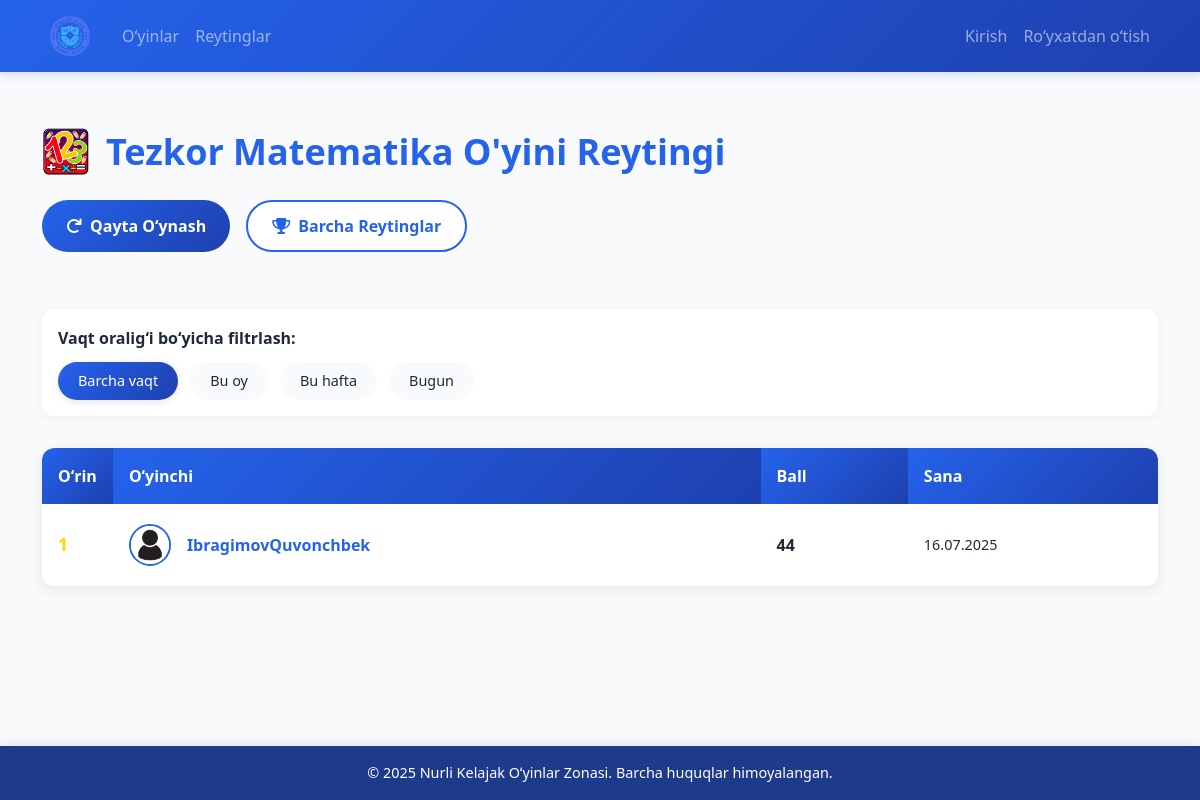
/leaderboard/games/math_challenge/, run on the app's committed database.
### games/models.py (models this page shows, shortened)
class Game(models.Model):
    name = models.CharField(max_length=100)
    slug = models.SlugField(unique=True)
    description = models.TextField()
    image = models.ImageField(
        upload_to=game_image_upload_path,
        null=True,
        blank=True,
        help_text="Upload game cover image (optimal size: 800x600px)"
    )
    is_active = models.BooleanField(default=True)

### accounts/models.py (models this page shows, shortened)
class User(AbstractUser):
    avatar = models.ImageField(upload_to='avatars/', null=True, blank=True)
    bio = models.TextField(max_length=500, blank=True)
    groups = models.ManyToManyField(
        'auth.Group',
        related_name='custom_user_set',
        blank=True,
        help_text='The groups this user belongs to.',
        verbose_name='groups',
    )
    user_permissions = models.ManyToManyField(
        'auth.Permission',
        related_name='custom_user_set',
        blank=True,
        help_text='Specific permissions for this user.',
        verbose_name='user permissions',
    )

### leaderboard/views.py (the view)
# urls.py: path('games/<slug:game_slug>/', views.game_leaderboard, name='game_leaderboard'),
def game_leaderboard(request, game_slug):
    game = get_object_or_404(Game, slug=game_slug)
    time_filter = request.GET.get('filter', 'all')
    queryset = GameScore.objects.filter(game=game)
    today = timezone.now().date()
    if time_filter == 'month':
        first_day = today.replace(day=1)
        queryset = queryset.filter(created_at__gte=first_day)
    elif time_filter == 'week':
        monday = today - timedelta(days=today.weekday())
        queryset = queryset.filter(created_at__gte=monday)
    elif time_filter == 'day':
        queryset = queryset.filter(created_at__date=today)
    leaderboard = queryset.values(
        'user__username',
        'user__avatar'
    ).annotate(
        max_score=Max('score'),
        latest_score_date=Max('created_at')
    ).order_by('-max_score')[:10]
    return render(request, 'leaderboard/game_leaderboard.html', {
        'game': game,
        'leaderboard': leaderboard,
        'active_filter': time_filter
    })

### leaderboard/templates/leaderboard/game_leaderboard.html (shortened to what this page needs)
{% extends "base.html" %}
{% load static %}
{% load humanize %}
{% block content %}
<div class="container leaderboard-container">
    <div class="leaderboard-header">
        <h1 class="leaderboard-title">
            {% if game.image %}
                <img src="{{ game.image.url }}" class="game-icon" alt="{{ game.name }} ikonkasi">
            {% endif %}
            {{ game.name }} Reytingi
        </h1>
        <div class="leaderboard-actions">
            <a href="{% url 'games:game_detail' game.slug %}" class="leaderboard-btn play-again-btn">
                <i class="fas fa-redo"></i> Qayta Oʻynash
            </a>
            <a href="{% url 'leaderboard:leaderboards_home' %}" class="leaderboard-btn view-all-btn">
                <i class="fas fa-trophy"></i> Barcha Reytinglar
            </a>
        </div>
    </div>
    <div class="time-filter-container">
        <span class="time-filter-title">Vaqt oraligʻi boʻyicha filtrlash:</span>
        <div class="time-filter-options">
            <a href="?filter=all" class="time-filter-btn {% if active_filter == 'all' %}active{% endif %}">
                Barcha vaqt
            </a>
            <a href="?filter=month" class="time-filter-btn {% if active_filter == 'month' %}active{% endif %}">
                Bu oy
            </a>
            <a href="?filter=week" class="time-filter-btn {% if active_filter == 'week' %}active{% endif %}">
                Bu hafta
            </a>
            <a href="?filter=day" class="time-filter-btn {% if active_filter == 'day' %}active{% endif %}">
                Bugun
            </a>
        </div>
    </div>
    <div class="leaderboard-table-container">
        {% if leaderboard %}
            <table class="leaderboard-table">
                <thead>
                    <tr>
                        <th scope="col">Oʻrin</th>
                        <th scope="col">Oʻyinchi</th>
                        <th scope="col">Ball</th>
                        <th scope="col">Sana</th>
                    </tr>
                </thead>
                <tbody>
                    {% for entry in leaderboard %}
                        <tr {% if entry.user__username == request.user.username %}class="current-user"{% endif %}>
                            <td class="rank-cell {% if forloop.counter == 1 %}rank-1{% elif forloop.counter == 2 %}rank-2{% elif forloop.counter == 3 %}rank-3{% endif %}">
                                {{ forloop.counter }}
                            </td>
                            <td>
                                <div class="user-cell">
                                    <a href="{% url 'accounts:user_profile' username=entry.user__username %}">
                                        <img src="{% if entry.user__avatar %}{{ entry.user__avatar.url }}{% else %}{% static 'images/default-avatar.png' %}{% endif %}"
                                             class="user-avatar"
                                             alt="{{ entry.user__username }} avatari"
                                             onerror="this.src='{% static 'images/default-avatar.png' %}'">
                                    </a>
                                    <a href="{% url 'accounts:user_profile' username=entry.user__username %}" class="username-link">
                                        {{ entry.user__username }}
                                    </a>
                                </div>
                            </td>
                            <td class="score-cell">{{ entry.max_score|intcomma }}</td>
                            <td class="time-cell">{{ entry.latest_score_date|date:"d.m.Y" }}</td>
                        </tr>
                    {% endfor %}
                </tbody>
            </table>
        {% endif %}
    </div>
</div>
{% endblock %}

### static/css/styles.css (style rules this page uses)
:root { --primary-color: #2563EB; --secondary-color: #1E40AF; --accent-color: #FFFFFF; --background-color: #F8FAFC; --text-color: #1F2937; --correct-color: #10B981; --wrong-color: #EF4444; --glow-color: #BFDBFE; --time-added-color: #0EA5E9; --footer-color: #1E3A8A; --card-shadow: 0 4px 6px rgba(37, 99, 235, 0.1); --hover-shadow: 0 10px 15px rgba(37, 99, 235, 0.2); }
body { background-color: var(--background-color); color: var(--text-color); min-height: 100vh; display: flex; flex-direction: column; font-family: 'Segoe UI', Tahoma, Geneva, Verdana, sans-serif; }

### leaderboard/templates/leaderboard/game_leaderboard.html (style rules this page uses)
.leaderboard-container { padding: 2rem 0; max-width: 1200px; margin: 0 auto; }
.leaderboard-header { display: flex; flex-wrap: wrap; justify-content: space-between; align-items: center; gap: 1.5rem; margin-bottom: 2rem; padding-bottom: 1.5rem; border-bottom: 2px solid var(--background-color); }
.leaderboard-title { font-size: clamp(1.8rem, 3vw, 2.5rem); font-weight: 700; color: var(--primary-color); margin: 0; display: flex; align-items: center; gap: 1rem; }
.game-icon { width: clamp(40px, 4vw, 50px); height: clamp(40px, 4vw, 50px); object-fit: contain; }
.leaderboard-actions { display: flex; gap: 1rem; flex-wrap: wrap; }
.leaderboard-btn { padding: 0.75rem 1.5rem; border-radius: 50px; font-weight: 600; text-decoration: none; transition: all 0.3s ease; display: flex; align-items: center; gap: 0.5rem; white-space: nowrap; }
.play-again-btn { background: linear-gradient(135deg, var(--primary-color), var(--secondary-color)); color: var(--accent-color); }
.view-all-btn { background: var(--accent-color); color: var(--primary-color); border: 2px solid var(--primary-color); }
.time-filter-container { background: var(--accent-color); border-radius: 12px; padding: 1rem; margin-bottom: 2rem; box-shadow: 0 2px 8px rgba(0, 0, 0, 0.05); }
.time-filter-title { font-size: 1rem; font-weight: 600; color: var(--text-color); margin-bottom: 0.75rem; display: block; }
.time-filter-options { display: flex; gap: 0.75rem; flex-wrap: wrap; }
.time-filter-btn { padding: 0.5rem 1.25rem; border-radius: 50px; background: var(--background-color); color: var(--text-color); border: 1px solid var(--border-color); font-weight: 500; transition: all 0.2s ease; text-decoration: none; font-size: 0.9rem; }
.time-filter-btn.active { background: linear-gradient(135deg, var(--primary-color), var(--secondary-color)); color: var(--accent-color); border-color: transparent; box-shadow: 0 2px 8px rgba(0, 0, 0, 0.1); }
.leaderboard-table-container { background: var(--accent-color); border-radius: 12px; box-shadow: 0 4px 16px rgba(0, 0, 0, 0.08); overflow: hidden; margin-bottom: 2rem; }
.leaderboard-table { width: 100%; border-collapse: separate; border-spacing: 0; }
.leaderboard-table thead th { background: linear-gradient(135deg, var(--primary-color), var(--secondary-color)); color: var(--accent-color); padding: 1rem; font-weight: 600; text-align: left; position: sticky; top: 0; }
.leaderboard-table th:first-child { border-top-left-radius: 12px; }
.leaderboard-table th:last-child { border-top-right-radius: 12px; }
.leaderboard-table tbody tr { transition: all 0.2s ease; }
.leaderboard-table tbody td { padding: 1.25rem 1rem; border-bottom: 1px solid var(--border-color); vertical-align: middle; }
.rank-cell { font-weight: 700; font-size: 1.1rem; width: 60px; }
.rank-1 { color: #FFD700; }
.user-cell { display: flex; align-items: center; gap: 1rem; }
.user-avatar { width: 42px; height: 42px; border-radius: 50%; object-fit: cover; border: 2px solid var(--primary-color); flex-shrink: 0; }
.username-link { color: var(--primary-color); text-decoration: none; font-weight: 600; transition: all 0.2s ease; }
.score-cell { font-weight: 600; color: var(--text-color); }
.time-cell { color: var(--text-light-color); font-size: 0.9rem; }

### data on the page
Game: image (picture), name "Tezkor Matematika O'yini"
User: user__username "IbragimovQuvonchbek", max_score "44", latest_score_date "16.07.2025"
